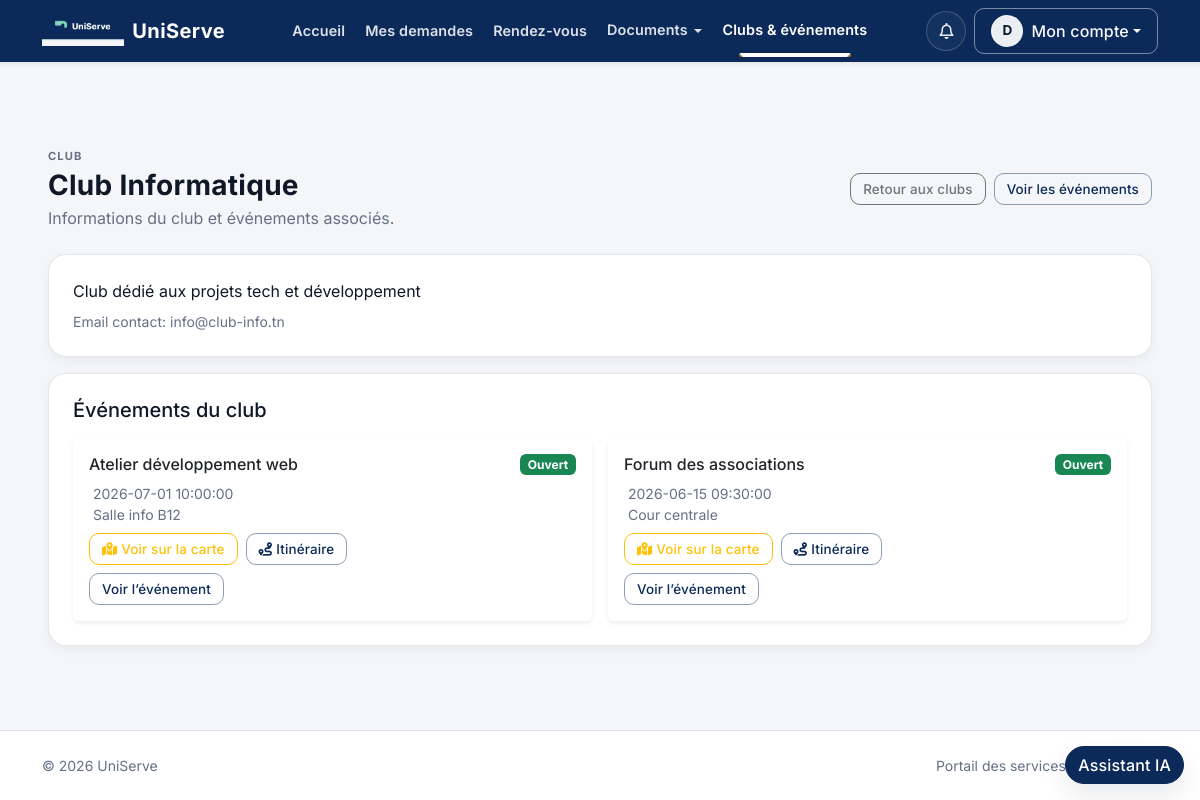
Screenshot of /evenements/clubShow/1 (signed in) with the database file from the repository.
### tables this page shows
CREATE TABLE `clubs` (
  `id` bigint(20) NOT NULL AUTO_INCREMENT,
  `cree_par` bigint(20) NOT NULL,
  `nom` varchar(120) NOT NULL,
  `description` text DEFAULT NULL,
  `email_contact` varchar(255) DEFAULT NULL,
  `actif` tinyint(1) NOT NULL DEFAULT 1,
  `statut_validation` enum('en_attente','approuve','rejete') NOT NULL DEFAULT 'en_attente',
  PRIMARY KEY (`id`),
  UNIQUE KEY `nom` (`nom`),
  KEY `cree_par` (`cree_par`),
  CONSTRAINT `clubs_ibfk_cree_par` FOREIGN KEY (`cree_par`) REFERENCES `utilisateurs` (`id`)
);

CREATE TABLE `evenements` (
  `id` bigint(20) NOT NULL AUTO_INCREMENT,
  `club_id` bigint(20) DEFAULT NULL,
  `cree_par` bigint(20) NOT NULL,
  `titre` varchar(150) NOT NULL,
  `description` text DEFAULT NULL,
  `lieu` varchar(255) DEFAULT NULL,
  `date_debut` datetime NOT NULL,
  `date_fin` datetime NOT NULL,
  `capacite` int(11) DEFAULT NULL,
  `prix_ticket` decimal(10,2) NOT NULL DEFAULT 0.00 COMMENT 'USD; 0 = free',
  `statut` enum('planifie','ouvert','complet','termine','annule') NOT NULL DEFAULT 'planifie',
  `valide_par` bigint(20) DEFAULT NULL,
  `valide_le` datetime DEFAULT NULL,
  `cree_le` timestamp NOT NULL DEFAULT current_timestamp(),
  PRIMARY KEY (`id`),
  KEY `club_id` (`club_id`),
  KEY `cree_par` (`cree_par`),
  KEY `valide_par` (`valide_par`),
  CONSTRAINT `evenements_ibfk_1` FOREIGN KEY (`club_id`) REFERENCES `clubs` (`id`),
  CONSTRAINT `evenements_ibfk_2` FOREIGN KEY (`cree_par`) REFERENCES `utilisateurs` (`id`),
  CONSTRAINT `evenements_ibfk_3` FOREIGN KEY (`valide_par`) REFERENCES `utilisateurs` (`id`)
);

### Controller/Controller.php (called while the page is built, shortened)
<?php
class Controller
{
    protected function basePath(): string
    {
        $scriptName = (string) ($_SERVER['SCRIPT_NAME'] ?? '');
        $dir = str_replace('\\', '/', dirname($scriptName));
        $dir = $dir === '/' ? '' : rtrim($dir, '/');
        return $dir;
    }
    public function url(string $path = ''): string
    {
        $path = '/' . ltrim($path, '/');
        return $this->basePath() . ($path === '/' ? '' : $path);
    }
    public function render(string $view, array $data = [], ?string $layoutOverride = null): void
    {
        $viewPath = __DIR__ . '/../View/' . $view . '.php';
        extract($data, EXTR_SKIP);
        require_once __DIR__ . '/../View/shared/helpers.php';
        require $viewPath;
    }
}

### Controller/EvenementsController.php (called while the page is built, shortened)
<?php
require_once __DIR__ . '/../Model/Event.php';
require_once __DIR__ . '/../Model/Club.php';
require_once __DIR__ . '/../Model/Database.php';
class EvenementsController extends Controller
{
    public function clubShow(int|string $id): void
    {
        $clubId = (int) $id;
        $clubModel = new Club();
        $club = $clubModel->findById($clubId);
        $events = $clubModel->getEventsForClub($clubId);
        $this->render('frontoffice/clubs/show', [
            'title' => 'Club',
            'club' => $club,
            'events' => $events,
            'success' => (string) ($_GET['success'] ?? ''),
            'error' => (string) ($_GET['error'] ?? ''),
        ]);
    }
}

### Controller/App.php (called while the page is built, shortened)
<?php
class App
{
    private string $action = 'landing';
    public function __construct()
    {
        $url = $this->parseUrl();
        if (!empty($url)) {
            array_shift($url);
        }
        $controllerInstance = new $this->controller();
        if (!empty($url)) {
            $candidateAction = (string) $url[0];
            $this->action = $candidateAction;
            array_shift($url);
        } elseif (!method_exists($controllerInstance, $this->action)) {
            $this->notFound('Action not found.');
        }
        $this->params = $this->validateAndNormalizeParams($controllerInstance, $this->action, array_values($url));
        call_user_func_array([$controllerInstance, $this->action], $this->params);
    }
    private function parseUrl(): array
    {
        $cleanUrl = trim((string) $_GET['url']);
        $cleanUrl = trim($cleanUrl, '/');
        $segments = explode('/', $cleanUrl);
        return array_values(array_filter($segments, static fn (string $segment): bool => $segment !== ''));
    }
    private function validateAndNormalizeParams(object $controllerInstance, string $action, array $params): array
    {
        return $params;
    }
}

### index.php (called while the page is built, shortened)
<?php
require_once __DIR__ . '/Model/Database.php';
require_once __DIR__ . '/Controller/Controller.php';
require_once __DIR__ . '/Model/Model.php';
require_once __DIR__ . '/Controller/App.php';
new App();

### Model/Database.php (called while the page is built, shortened)
<?php
class Database
{
    private static ?PDO $instance = null;
    public static function connect(): PDO
    {
        $host = getenv('DB_HOST') ?: '127.0.0.1';
        $port = getenv('DB_PORT') ?: '3306';
        $dbname = getenv('DB_NAME') ?: 'uniserve';
        $username = getenv('DB_USER') ?: 'root';
        $password = getenv('DB_PASSWORD');
        $dsn = "mysql:host={$host};port={$port};dbname={$dbname};charset=utf8mb4";
        self::$instance = new PDO($dsn, $username, $password, [
            PDO::ATTR_ERRMODE => PDO::ERRMODE_EXCEPTION,
            PDO::ATTR_DEFAULT_FETCH_MODE => PDO::FETCH_ASSOC,
        ]);
        return self::$instance;
    }
}

### Model/Club.php (called while the page is built, shortened)
<?php
require_once __DIR__ . '/Event.php';
class Club
{
    private Model $model;
    public function __construct()
    {
        $this->model = new Model();
    }
    public function findById(int|string $id): ?array
    {
        $statement = $this->model->query(
            'SELECT c.id, c.cree_par, c.nom, c.description, c.email_contact, c.actif, c.statut_validation,
                    CONCAT(u.prenom, " ", u.nom) AS owner_nom
             FROM clubs c
             INNER JOIN utilisateurs u ON u.id = c.cree_par
             WHERE c.id = ?
             LIMIT 1',
            [(int) $id]
        );
        $club = $statement->fetch();
        return $club ?: null;
    }
    public function getEventsForClub(int|string $clubId): array
    {
        $statement = $this->model->query(
            'SELECT
                e.id,
                e.club_id,
                e.cree_par,
                e.titre,
                e.description,
                e.lieu,
                e.date_debut,
                e.date_fin,
                e.capacite,
                ' . Event::sqlSelectPrixTicket('e') . ',
                e.statut,
                e.cree_le,
                (SELECT COUNT(*) FROM inscriptions_evenement ie WHERE ie.evenement_id = e.id) AS inscriptions_count
             FROM evenements e
             WHERE e.club_id = ?
               AND e.statut <> "planifie"
             ORDER BY e.date_debut DESC',
            [(int) $clubId]
        );
        return $statement->fetchAll();
    }
}

### Model/Model.php (called while the page is built, shortened)
<?php
class Model
{
    protected static ?PDO $db = null;
    public function __construct()
    {
        if (!(self::$db instanceof PDO)) {
            self::$db = Database::connect();
        }
    }
    public function query(string $sql, array $params = []): PDOStatement
    {
        $statement = self::$db->prepare($sql);
        $statement->execute($params);
        return $statement;
    }
}

### Model/Event.php (called while the page is built, shortened)
<?php
class Event
{
    private static ?bool $evenementsHasPrixTicketColumn = null;
    public static function evenementsTableHasPrixTicketColumn(): bool
    {
        $probe = new Model();
        try {
            $statement = $probe->query(
                'SELECT COUNT(*) AS cnt
                 FROM INFORMATION_SCHEMA.COLUMNS
                 WHERE TABLE_SCHEMA = DATABASE()
                   AND TABLE_NAME = ?
                   AND COLUMN_NAME = ?',
                ['evenements', 'prix_ticket']
            );
            $row = $statement->fetch();
            self::$evenementsHasPrixTicketColumn = (int) ($row['cnt'] ?? 0) > 0;
        } catch (\Throwable) {
            self::$evenementsHasPrixTicketColumn = false;
        }
        return self::$evenementsHasPrixTicketColumn;
    }
    public static function sqlSelectPrixTicket(string $tableAlias = 'e'): string
    {
        $alias = preg_match('/^[a-zA-Z_][a-zA-Z0-9_]*$/', $tableAlias) === 1 ? $tableAlias : 'e';
        return self::evenementsTableHasPrixTicketColumn() ? "{$alias}.prix_ticket" : '0 AS prix_ticket';
    }
}

### View/frontoffice/clubs/show.php (the view, shortened to what this page needs)
<?php
$club = $club ?? [];
$events = $events ?? [];
$statusClass = static function (string $status): string {
    return match ($status) {
        'planifie' => 'secondary',
        'ouvert' => 'success',
        'complet' => 'warning',
        'termine' => 'dark',
        'annule' => 'danger',
        default => 'secondary',
    };
};
?>
<div class="d-flex align-items-center justify-content-between flex-wrap gap-2 us-page-header">
    <div>
        <div class="us-kicker mb-1">Club</div>
        <h1 class="h3 mb-1"><?= htmlspecialchars((string) ($club['nom'] ?? 'Club'), ENT_QUOTES, 'UTF-8') ?></h1>
        <p class="text-muted mb-0">Informations du club et événements associés.</p>
    </div>
    <div class="d-flex flex-wrap gap-2 justify-content-end">
        <a class="btn btn-outline-secondary btn-sm" href="<?= $this->url('/evenements/clubs') ?>">Retour aux clubs</a>
        <a class="btn btn-outline-primary btn-sm" href="<?= $this->url('/evenements') ?>">Voir les événements</a>
    </div>
</div>
<div class="us-section-card mb-3">
    <div class="card-body p-3 p-md-4">
        <p class="mb-2"><?= nl2br(htmlspecialchars((string) ($club['description'] ?? 'Aucune description disponible.'), ENT_QUOTES, 'UTF-8')) ?></p>
        <div class="small text-muted">Email contact: <?= htmlspecialchars((string) ($club['email_contact'] ?? '-'), ENT_QUOTES, 'UTF-8') ?></div>
    </div>
</div>
<div class="us-section-card">
    <div class="card-body p-3 p-md-4">
        <h2 class="h5 mb-3">Événements du club</h2>
        <div class="row g-3">
            <?php if (empty($events)): ?>
                <div class="col-12">
                    <div class="text-muted py-3">Ce club n’a pas encore d’événement public à afficher.</div>
                </div>
            <?php else: ?>
                <?php foreach ($events as $event): ?>
                    <?php
                    $eventId = (int) ($event['id'] ?? 0);
                    $status = (string) ($event['statut'] ?? 'planifie');
                    ?>
                    <div class="col-md-6">
                        <div class="card border-0 shadow-sm h-100">
                            <div class="card-body">
                                <div class="d-flex align-items-center justify-content-between mb-2">
                                    <h3 class="h6 mb-0"><?= htmlspecialchars((string) ($event['titre'] ?? ''), ENT_QUOTES, 'UTF-8') ?></h3>
                                    <span class="badge bg-<?= $statusClass($status) ?>"><?= htmlspecialchars(ucfirst($status), ENT_QUOTES, 'UTF-8') ?></span>
                                </div>
                                <p class="text-muted small mb-2">
                                    <i class="bi bi-calendar-event me-1"></i><?= htmlspecialchars((string) ($event['date_debut'] ?? ''), ENT_QUOTES, 'UTF-8') ?>
                                    <?php if (trim((string) ($event['lieu'] ?? '')) !== ''): ?>
                                        <br><i class="bi bi-geo-alt me-1"></i><?= htmlspecialchars((string) ($event['lieu'] ?? ''), ENT_QUOTES, 'UTF-8') ?>
                                    <?php endif; ?>
                                </p>
                                <?php
                                $mapRaw = trim((string) ($event['lieu'] ?? ''));
                                $mapOk = $mapRaw !== '' && !preg_match('/^(à|a)\s*d[ée]finir\.?$/iu', $mapRaw);
                                if ($mapOk) {
                                    $map_address = $mapRaw;
                                    $map_actions_class = 'mb-2';
                                    require __DIR__ . '/../../shared/event_map_actions.php';
                                }
                                ?>
                                <a class="btn btn-outline-primary btn-sm" href="<?= $this->url('/evenements/show/' . $eventId) ?>">Voir l’événement</a>
                            </div>
                        </div>
                    </div>
                <?php endforeach; ?>
            <?php endif; ?>
        </div>
    </div>
</div>

### View/shared/event_map_actions.php (shortened to what this page needs)
<?php
$mapAddressForActions = trim((string) ($map_address ?? ''));
$mapActionsClass = trim((string) ($map_actions_class ?? 'mt-2'));
$addrEsc = htmlspecialchars($mapAddressForActions, ENT_QUOTES, 'UTF-8');
$classEsc = $mapActionsClass !== '' ? htmlspecialchars($mapActionsClass, ENT_QUOTES, 'UTF-8') : '';
?>
<div class="d-flex flex-wrap gap-2<?= $classEsc !== '' ? ' ' . $classEsc : '' ?>">
    <button type="button" class="btn btn-outline-warning btn-sm" data-map-focus-btn data-map-address="<?= $addrEsc ?>">
        <i class="fa-solid fa-map-location-dot me-1" aria-hidden="true"></i>Voir sur la carte
    </button>
    <button type="button" class="btn btn-outline-primary btn-sm" data-map-route-btn data-map-address="<?= $addrEsc ?>">
        <i class="fa-solid fa-route me-1" aria-hidden="true"></i>Itinéraire
    </button>
</div>

### View/shared/css/main.css (style rules this page uses)
:root { --font-body: 'Inter', system-ui, -apple-system, 'Segoe UI', sans-serif; --font-display: 'Inter', system-ui, -apple-system, 'Segoe UI', sans-serif; --navy: #0a1628; --mint: #3ecfb2; --brand: #0b2a5a; --brand-contrast: #ffffff; --accent: #9f7a2f; --bg: #f4f6f9; --surface: #ffffff; --surface-2: #fbfcfe; --border: rgba(10, 22, 40, 0.10); --text: #101828; --text-muted: #667085; --radius-sm: 10px; --radius-md: 14px; --radius-lg: 18px; --shadow-sm: 0 6px 16px rgba(16, 24, 40, 0.06); --shadow-md: 0 12px 28px rgba(16, 24, 40, 0.09); --shadow-soft: 0 4px 12px rgba(16, 24, 40, 0.05); --focus-ring: 0 0 0 0.25rem rgba(11, 42, 90, 0.20); --btn-radius: var(--radius-sm); --btn-font-weight: 500; --accent-nav: var(--brand); }
*, *::before, *::after { box-sizing: border-box; }
body { margin: 0; font-family: var(--font-body); background-color: #f4f6f9; color: var(--text); -webkit-font-smoothing: antialiased; -moz-osx-font-smoothing: grayscale; }
a { text-decoration: none; color: inherit; }
.text-muted { color: var(--text-muted) !important; }
.btn { border-radius: var(--btn-radius); font-weight: var(--btn-font-weight); letter-spacing: 0.01em; transition: box-shadow 0.14s ease, background-color 0.14s ease, border-color 0.14s ease; }
.btn-sm { --bs-btn-padding-y: 0.3rem; --bs-btn-padding-x: 0.75rem; --bs-btn-font-size: 0.84rem; min-height: 32px; }
.btn-outline-primary { --bs-btn-color: var(--brand); --bs-btn-border-color: rgba(11, 42, 90, 0.45); --bs-btn-hover-bg: var(--brand); --bs-btn-hover-border-color: var(--brand); --bs-btn-active-bg: #091f43; --bs-btn-active-border-color: #091f43; }
.us-page-header { margin-bottom: 1.5rem; }
.us-page-header h1, .us-page-header .h3 { font-weight: 700; letter-spacing: 0.01em; }
.us-section-card { background: var(--surface); border: 1px solid var(--border); border-radius: var(--radius-lg); box-shadow: var(--shadow-soft); }
.us-kicker { font-size: 0.78rem; text-transform: uppercase; letter-spacing: 0.08em; color: var(--text-muted); font-weight: 600; }

### View/shared/css/frontoffice.css (style rules this page uses)
html { scroll-behavior: smooth; }
body { padding-top: 76px; }
body.us-frontoffice-layout { display: flex; flex-direction: column; min-height: 100vh; }
body.us-frontoffice-layout .us-kicker { font-size: 0.7rem; letter-spacing: 0.095em; color: var(--text-muted); font-weight: 700; }
body.us-frontoffice-layout main.us-main-front .row > [class*="col-"] { min-width: 0; }

### rows the page displays
clubs: nom "Club Informatique", description "Club dédié aux projets tech et développement", email_contact "info@club-info.tn"
evenements: titre "Atelier développement web", statut "Ouvert", date_debut "2026-07-01 10:00:00", lieu "Salle info B12"
evenements: titre "Forum des associations", statut "Ouvert", date_debut "2026-06-15 09:30:00", lieu "Cour centrale"

### other values shown
$navAvatarInitial "D"
